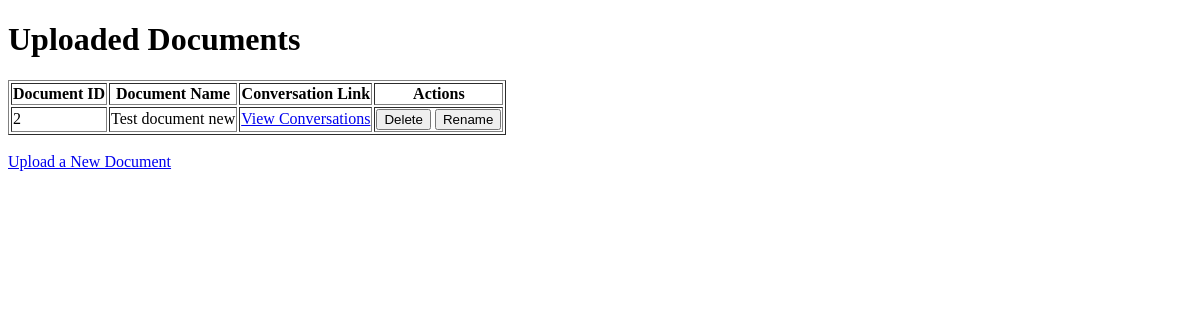
Page /documents/ on the earlier database version.
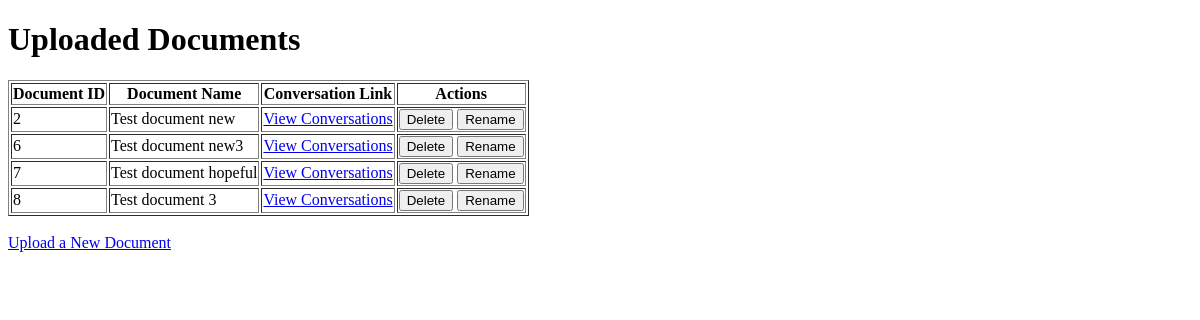
Same page on the later database version.
### myapp/models.py (models this page shows, shortened)
class Document(models.Model):
    name = models.CharField(max_length=255)  # Document name provided by user
    date_uploaded = models.DateTimeField(auto_now_add=True)  # Auto-set the date when uploaded

### myapp/views.py (the view)
# urls.py: path('documents/', views.document_list, name='document_list'),
def document_list(request):
    documents = Document.objects.all()
    return render(request, 'document_list.html', {'documents': documents})

### myapp/templates/document_list.html (shortened to what this page needs)
<!DOCTYPE html>
<html lang="en">
<head>
</head>
<body>
    <h1>Uploaded Documents</h1>
    <table border="1">
        <thead>
            <tr>
                <th>Document ID</th>
                <th>Document Name</th>
                <th>Conversation Link</th>
                <th>Actions</th>
            </tr>
        </thead>
        <tbody>
            {% for document in documents %}
            <tr>
                <td>{{ document.id }}</td>
                <td>{{ document.name }}</td>
                <td><a href="{% url 'convo_list' document.id %}">View Conversations</a></td>
                <td>
                    <form action="{% url 'delete_document' document.id %}" method="post" onsubmit="return confirm('Are you sure you want to delete this document?');">
                        <button type="submit">Delete</button>
                    </form>
                    <button type="button" onclick="toggleRenameForm(document.id);">Rename</button>
                </td>
            </tr>
            {% endfor %}
        </tbody>
    </table>
    <br>
    <a href="{% url 'upload' %}">Upload a New Document</a>
</body>
</html>

Differences in the rows shown:
added Document: id "6", name "Test document new3"
added Document: id "7", name "Test document hopeful"
added Document: id "8", name "Test document 3"
